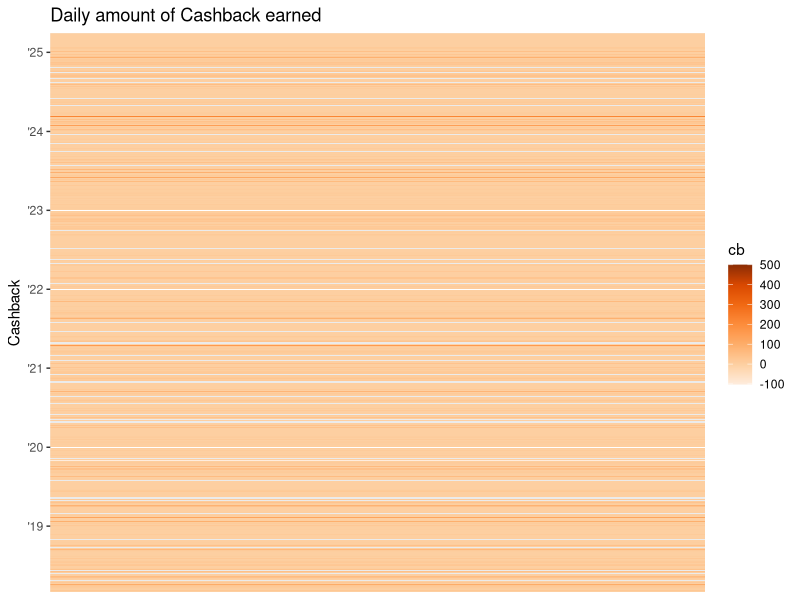

Source code (R):
library(tidyverse)

df <- read_csv('charts/mono/transactions.csv')


df <- df |> 
  mutate(time = as.POSIXct(time, tz="Kyiv/Ukraine")) |> 
  mutate(
    year = year(time),
    month = month(time),
    day = day(time),
    date = as.Date(time),
  )



df |> group_by(date) |> summarise(spend = sum(amount) / 100, cb = sum(cashbackAmount)/100) |> 
  ggplot(aes(y=date, x = 1)) + geom_tile(aes(fill=cb)) +
  scale_fill_distiller(palette="Oranges", direction = 1) +
  scale_y_date( date_breaks= "1 year", date_labels = "'%y", expand = c(0,0)) +
  scale_x_discrete(expand = c(0, 0),) +
  labs(
    title = "Daily amount of Cashback earned",
    x = NULL,
    y = "Cashback",
)
